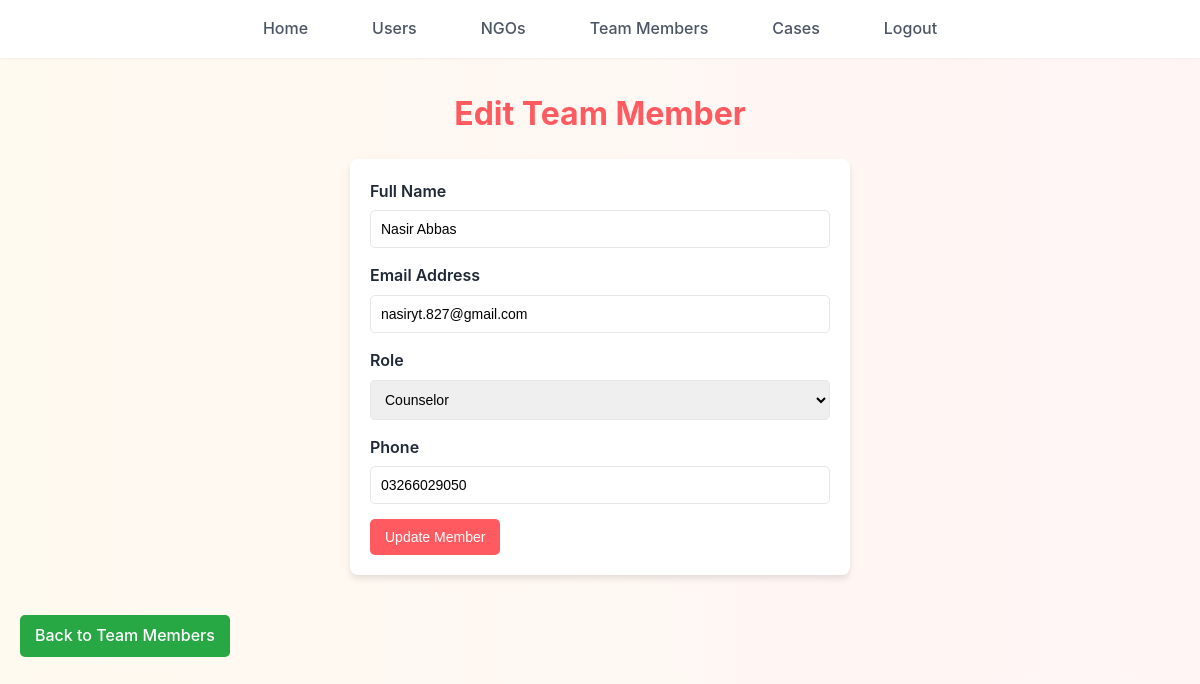
Page /admin/admin_edit_team.php?id=1 (signed in) on the committed database.
### tables this page shows
CREATE TABLE `team_members` (
  `team_id` int(11) NOT NULL,
  `full_name` varchar(150) NOT NULL,
  `email` varchar(150) NOT NULL,
  `password` varchar(255) NOT NULL,
  `role` enum('Counselor','Psychiatrist','Social Worker','Monitor') NOT NULL,
  `phone` varchar(20) DEFAULT NULL,
  `created_at` timestamp NOT NULL DEFAULT current_timestamp()
);

### admin/admin_edit_team.php (the view, shortened to what this page needs)
<?php
include "config.php";
$team_id = intval($_GET["id"]);
$stmt = mysqli_prepare($conn, "SELECT * FROM team_members WHERE team_id=?");
mysqli_stmt_bind_param($stmt, "i", $team_id);
mysqli_stmt_execute($stmt);
$result = mysqli_stmt_get_result($stmt);
$member = mysqli_fetch_assoc($result);
?>
<!DOCTYPE html>
<html>
<head>
    <link rel="stylesheet" href="../CSS/style.css">
</head>
<body>
<?php include('navbar.php'); ?>
<div class="container">
    <h2>Edit Team Member</h2>
    <form method="post" class="team-form">
        <div class="form-group">
            <label for="full_name">Full Name</label>
            <input type="text" id="full_name" name="full_name" value="<?php echo htmlspecialchars($member['full_name']); ?>" required>
        </div>
        <div class="form-group">
            <label for="email">Email Address</label>
            <input type="email" id="email" name="email" value="<?php echo htmlspecialchars($member['email']); ?>" required>
        </div>
        <div class="form-group">
            <label for="role">Role</label>
            <select id="role" name="role" required>
                <option value="Counselor" <?php if($member['role']=="Counselor") echo "selected"; ?>>Counselor</option>
            </select>
        </div>
        <div class="form-group">
            <label for="phone">Phone</label>
            <input type="text" id="phone" name="phone" value="<?php echo htmlspecialchars($member['phone']); ?>">
        </div>
        <button type="submit" name="update_team">Update Member</button>
    </form>
    <div class="back-link">
        <a href="admin_team_list.php" style="display:inline-block; margin:20px; padding:8px 15px; background-color:#28a745; color:#fff; text-decoration:none; border-radius:5px; font-weight:500; transition: background-color 0.3s, transform 0.2s;">Back to Team Members</a>
    </div>
</div>
</body>
</html>

### CSS/style.css (style rules this page uses)
:root { --primary-color: #ff5a5f; --primary-hover: #e14d52; --secondary-color: #ffcc00; --secondary-hover: #e6b800; --text-primary: #1f2937; --text-secondary: #4b5563; --bg-primary: #ffffff; --bg-secondary: #fdf2f2; --border-color: #e5e7eb; --shadow-sm: 0 1px 2px rgba(0, 0, 0, 0.05); --shadow-md: 0 4px 6px rgba(0, 0, 0, 0.1); --shadow-lg: 0 10px 15px rgba(0, 0, 0, 0.15); }
* { margin: 0; padding: 0; box-sizing: border-box; }
body { font-family: 'Inter', sans-serif; background: linear-gradient(to right, #fffaf0, #fff5f5); color: var(--text-primary); line-height: 1.6; }
h1, h2, h3, h4, h5, h6 { margin-top: 30px; font-weight: 700; text-align: center; margin-bottom: 1rem; color: var(--primary-color); }
h2 { font-size: 2rem; }
form { max-width: 500px; margin: 20px auto; padding: 20px; background: var(--bg-primary); border-radius: 8px; box-shadow: var(--shadow-md); }
label { display: block; margin-bottom: 6px; font-weight: 600; }
input, select, textarea { width: 100%; padding: 10px; border: 1px solid var(--border-color); border-radius: 5px; margin-bottom: 15px; font-size: 14px; }
input[type="submit"], button { background: var(--primary-color); color: white; border: none; padding: 10px 15px; font-size: 14px; cursor: pointer; border-radius: 5px; transition: all 0.3s ease; }

### rows in the picture
team_members: full_name "Nasir Abbas", email "nasiryt.827@gmail.com", role "Counselor", phone "03266029050"
